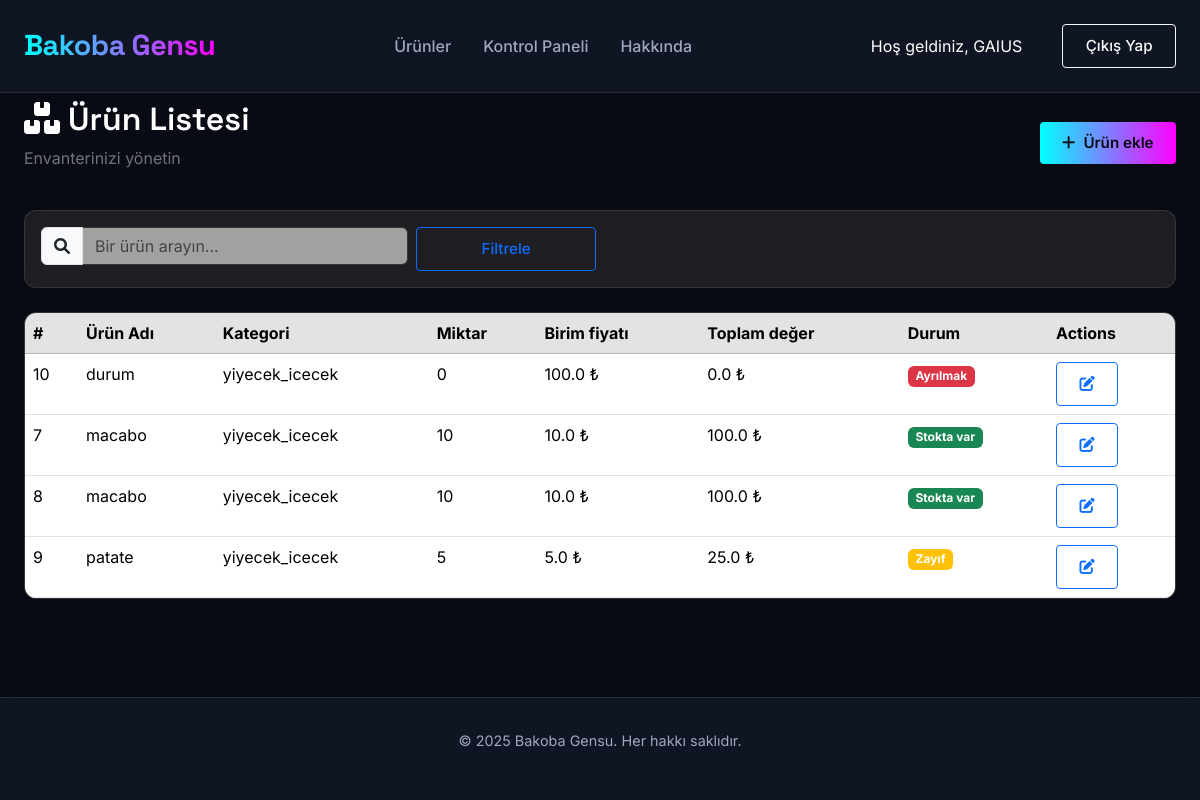
The app's page /stok_listesi (signed in) with its own data.
### app.py (models this page shows, shortened)
class User(UserMixin, db.Model):
    id = db.Column(db.Integer, primary_key=True)
    name = db.Column(db.String(100), nullable=False)
    email = db.Column(db.String(100), unique=True, nullable=False)
    password = db.Column(db.String(100), nullable=False)
    urunler = db.relationship('urun', backref='owner', lazy=True)

class urun(db.Model):
    urun_id = db.Column(db.Integer, primary_key=True)
    urun_adi = db.Column(db.String(100), nullable=False)
    aciklama = db.Column(db.Text, nullable=True)
    miktar = db.Column(db.Integer, default=0)
    min_miktar = db.Column(db.Integer, default=0)
    fiyat = db.Column(db.Float, default=0.0)
    kategori = db.Column(db.String(50), nullable=True)
    tedarikci = db.Column(db.String(100), nullable=True)
    konum = db.Column(db.String(100), nullable=True)
    barkod = db.Column(db.String(50), nullable=True)
    urun_resmi = db.Column(db.String(100), nullable=True)
    tarihi_added = db.Column(db.DateTime, default=datetime.utcnow)
    tarihi_updated = db.Column(db.DateTime, default=datetime.utcnow, onupdate=datetime.utcnow)
    user_id = db.Column(db.Integer, db.ForeignKey('user.id'), nullable=False)

### app.py (the view, shortened to what this page needs)
@app.route("/stok_listesi")
@login_required
def stok_listesi():
    filtre = request.args.get('filtre')
    urunler = urun.query.filter_by(user_id=current_user.id)
    urunler = urunler.order_by(urun.urun_adi).all()
    return render_template("stok_listesi.html", urunler=urunler)

### app.py (called while the page is built)
@login_manager.user_loader
def load_user(user_id):
    return User.query.get(int(user_id))

### templates/stok_listesi.html (shortened to what this page needs)
{% extends 'base.html' %}
{% block content %}
<div class="d-flex justify-content-between align-items-center mb-4">
    <div>
        <h2><i class="fas fa-boxes me-2"></i>Ürün Listesi</h2>
        <p class="text-secondary">Envanterinizi yönetin</p>
    </div>
    <a href="{{ url_for('stok_ekle') }}" class="btn btn-primary">
        <i class="fas fa-plus me-2"></i>Ürün ekle
    </a>
</div>
<form method="GET" action="{{ url_for('stok_listesi') }}">
  <div class="card mb-4">
    <div class="card-body">
        <div class="row g-2">
            <div class="col-md-4">
                <div class="input-group">
                    <span class="input-group-text"><i class="fas fa-search"></i></span>
                    <input type="text" name="filtre" class="form-control" placeholder="Bir ürün arayın..." value="{{ request.args.get('filtre', '') }}">
                </div>
            </div>
            <div class="col-md-2">
                <button type="submit" class="btn btn-outline-primary w-100">Filtrele</button>
            </div>
        </div>
    </div>
  </div>
</form>
<div class="card">
    <div class="card-body p-0">
        <div class="table-responsive">
            <table class="table table-hover mb-0">
                <thead class="table-secondary">
                    <tr>
                        <th scope="col">#</th>
                        <th scope="col">Ürün Adı</th>
                        <th scope="col">Kategori</th>
                        <th scope="col">Miktar</th>
                        <th scope="col">Birim fiyatı</th>
                        <th scope="col">Toplam değer</th>
                        <th scope="col">Durum</th>
                        <th scope="col">Actions</th>
                    </tr>
                </thead>
                <tbody>
                    {% for urun in urunler %}
                    <tr>
                        <td>{{ urun.urun_id }}</td>
                        <td>{{ urun.urun_adi }}</td>
                        <td>{{ urun.kategori }}</td>
                        <td>{{ urun.miktar }}</td>
                        <td>{{ urun.fiyat }} ₺ </td>
                        <td>{{ urun.miktar * urun.fiyat }} ₺ </td>
                        <td>
                            {% if urun.miktar == 0 %}
                            <span class="badge bg-danger">Ayrılmak</span>
                            {% elif urun.miktar < 10 %}
                            <span class="badge bg-warning">Zayıf</span>
                            {% else %}
                            <span class="badge bg-success">Stokta var</span>
                            {% endif %}
                        </td>
                        <td>
                            <div class="btn-group btn-group-sm" role="group">
                            <div class="btn-group btn-group-sm" role="group">
                                <a href="{{ url_for('stok_duzenle', urun_id=urun.urun_id) }}" class="btn btn-outline-primary" title="Değiştirmek için">
        <i class="fas fa-edit"></i></a>
                            </div>
                        </td>
                    </tr>
                    {% endfor %}
                </tbody>
            </table>
        </div>
    </div>
</div>
{% endblock %}

### templates/base.html (shortened to what this page needs)
<!DOCTYPE html>
<html lang="tr">
<head>
    <link href="https://cdn.jsdelivr.net/npm/bootstrap@5.3.3/dist/css/bootstrap.min.css" rel="stylesheet">
    <link href="https://cdnjs.cloudflare.com/ajax/libs/font-awesome/6.0.0-beta3/css/all.min.css" rel="stylesheet">
    <link rel="stylesheet" href="https://cdn.jsdelivr.net/npm/bootstrap-icons@1.7.2/font/bootstrap-icons.css">
    <link rel="stylesheet" href="{{ url_for('static', filename='css/style.css') }}">
</head>
<body>
    <header>
        <div class="container">
            <nav>
                <div class="logo"><a href="{{ url_for('index') }}">Bakoba Gensu</a></div>
                <div class="nav-links">
                    {% if current_user.is_authenticated %}
                    <a href="{{ url_for('stok_listesi') }}">Ürünler</a>
                    <a href="{{ url_for('dashboard') }}">Kontrol Paneli</a>
                    <a href="{{ url_for('hakkinda') }}">Hakkında</a>
                    {% endif %}
                </div>
                <div class="nav-actions">
                    {% if current_user.is_authenticated %}
                        <span class="navbar-text me-3">Hoş geldiniz, {{ current_user.name }}</span>
                        <a href="{{ url_for('logout') }}" class="btn btn-outline-light">Çıkış Yap</a>
                    {% else %}
                    <a href="{{ url_for('login') }}" class="btn btn-outline">Giriş yapmak</a>
                    <a href="{{ url_for('register') }}" class="btn btn-primary">Kayıt olmak</a>
                    {% endif %}
                </div>
            </nav>
        </div>
    </header>
    <main>
        <div class="container">
            {% block content %}{% endblock %}
        </div>
    </main>
    <footer>
        <div class="container">
            <p class="copyright">© 2025 Bakoba Gensu. Her hakkı saklıdır.</p>
        </div>
    </footer>
</body>
</body>

### static/css/style.css (style rules this page uses)
:root { --bg-dark: #080b14; --bg-glass: rgba(18, 24, 38, 0.8); --bg-light: rgba(255, 255, 255, 0.8); --accent-neon: #0ff; --accent-magenta: #f0f; --text-primary: #ffffff; --text-secondary: #a0a8c0; --card-bg: rgba(49, 46, 46, 0.58); --transition: all 0.3s ease; --bg-grey: rgba(38, 45, 52, 0.9); --text-dark: #00030b; }
* { margin: 0; padding: 0; box-sizing: border-box; }
body { background-color: var(--bg-dark); color: var(--text-primary); font-family: 'Inter', sans-serif; min-height: 100vh; display: flex; flex-direction: column; }
h1, h2, h3, h4, h5 { font-family: 'Space Grotesk', sans-serif; font-weight: 600; }
header { position: fixed; top: 0; left: 0; width: 100%; z-index: 1000; backdrop-filter: blur(10px); background: var(--bg-glass); border-bottom: 1px solid rgba(255, 255, 255, 0.1); }
.container { max-width: 1400px; margin: 0 auto; padding: 0 2rem; }
nav { display: flex; justify-content: space-between; align-items: center; padding: 1.5rem 0; }
.logo { font-family: 'Space Grotesk', sans-serif; font-size: 1.8rem; font-weight: 700; background: linear-gradient(90deg, var(--accent-neon), var(--accent-magenta)); -webkit-background-clip: text; -webkit-text-fill-color: transparent; letter-spacing: -0.5px; }
.nav-links { display: flex; gap: 2rem; }
.nav-links a { color: var(--text-secondary); text-decoration: none; font-size: 1rem; font-weight: 500; transition: var(--transition); }
.nav-actions { display: flex; align-items: center; gap: 1.5rem; }
.btn { padding: 0.6rem 1.4rem; border-radius: 4px; font-weight: 500; transition: var(--transition); text-decoration: none; display: inline-block; font-size: 0.95rem; }
.btn-primary { background: linear-gradient(90deg, var(--accent-neon), var(--accent-magenta)); border: none; color: var(--bg-dark); font-weight: 600; }
main { flex: 1; padding-top: 100px; padding-bottom: 2rem; }
.card { background: var(--card-bg); border-radius: 12px; border: 1px solid rgba(255, 255, 255, 0.1); backdrop-filter: blur(10px); transition: var(--transition); overflow: hidden; }
.form-control, .form-select { background-color: rgb(163, 160, 160); border: 1px solid rgba(255, 255, 255, 0.1); color: var(--text-primary); }
table { color: var(--text-primary); }
footer { background: var(--bg-glass); backdrop-filter: blur(10px); padding: 2rem 0; border-top: 1px solid rgba(255, 255, 255, 0.1); margin-top: auto; }
.copyright { color: var(--text-secondary); font-size: 0.9rem; text-align: center; }
@media (max-width: 1200px) { .container { max-width: 100%; padding: 0 1.5rem; } }

### records on screen
User: name "GAIUS"
urun: urun_id "10", urun_adi "durum", kategori "yiyecek_icecek", miktar "0", fiyat "100.0", urun.miktar*urun.fiyat "0.0", shows "Ayrılmak"
urun: urun_id "7", urun_adi "macabo", kategori "yiyecek_icecek", miktar "10", fiyat "10.0", urun.miktar*urun.fiyat "100.0", shows "Stokta var"
urun: urun_id "8", urun_adi "macabo", kategori "yiyecek_icecek", miktar "10", fiyat "10.0", urun.miktar*urun.fiyat "100.0", shows "Stokta var"
urun: urun_id "9", urun_adi "patate", kategori "yiyecek_icecek", miktar "5", fiyat "5.0", urun.miktar*urun.fiyat "25.0", shows "Zayıf"
